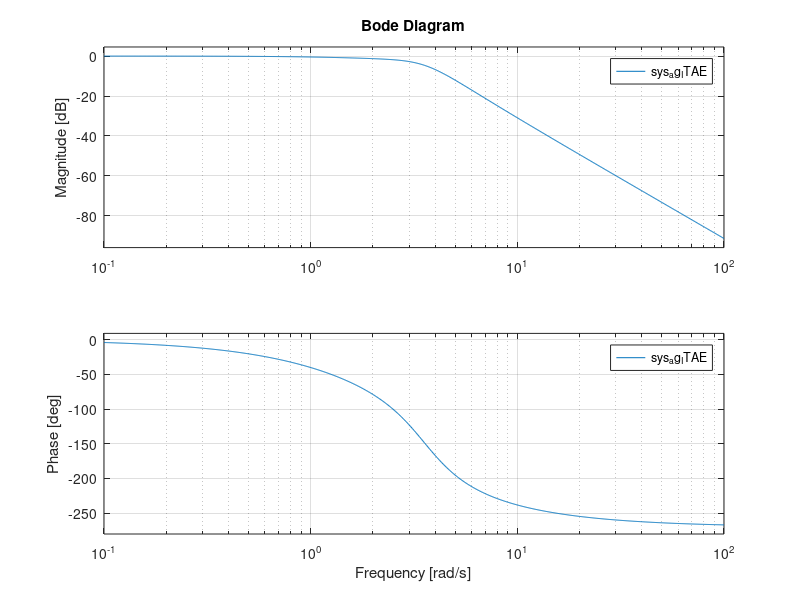
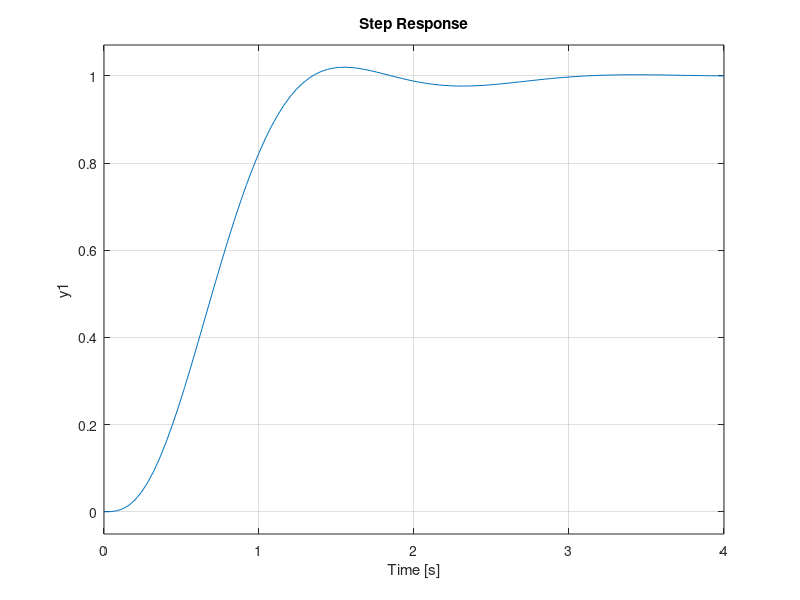
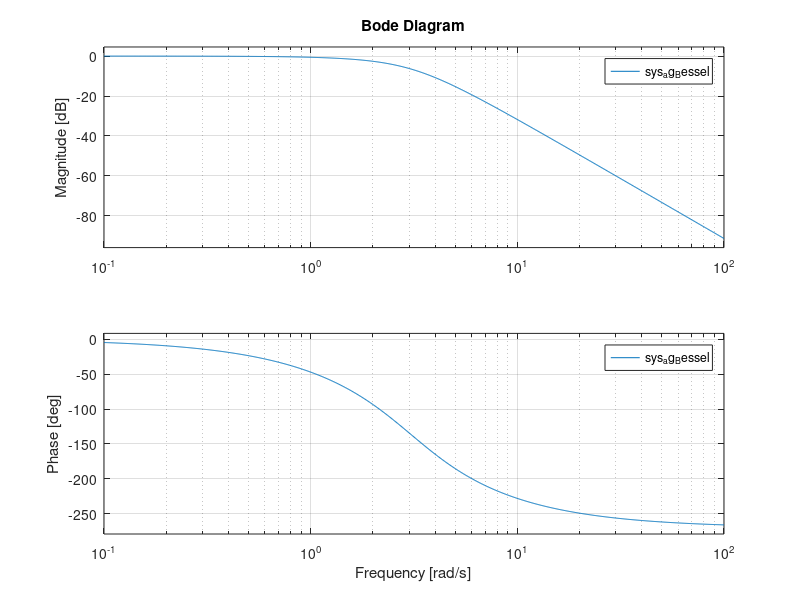
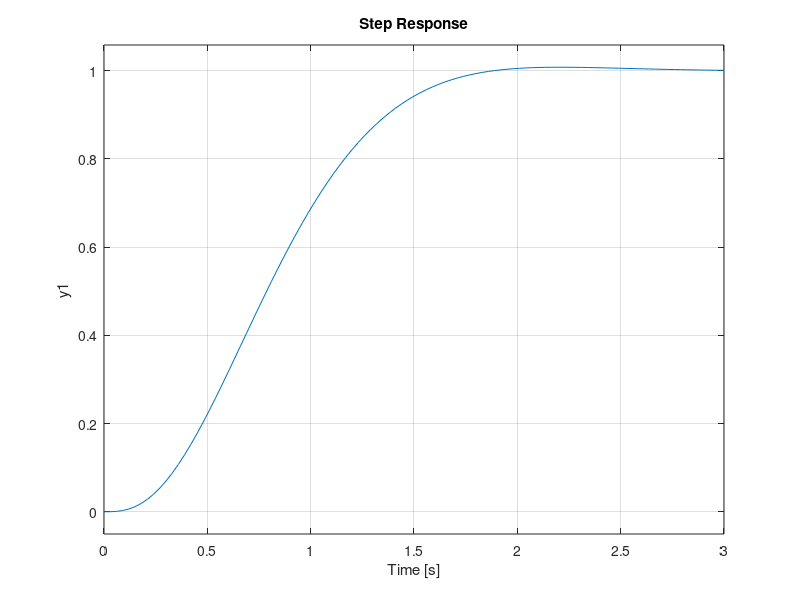

MATLAB code to generate these figures, in order:
% CA1CA3 Briefing MATLAB Demostration (State Augmentation)
clear
close all
%% ---------------------------------------------------------------------- %
% Formulate the Augmented State-Space Model

Fbar = [0,1,0;-1.10,-3.01,0;1,0,0]; % The process matrix for the augmented system
Gu = [0;1;0]; % The input matrix for u
Gr = [0;0;-1]; % The input matrix for r
Gv = [0;1;0]; % Used for Disturbance Analysis; The input matrix for disturbance v
Hbar = [1,0,0]; % The output matrix for y

%% ---------------------------------------------------------------------- %
% Design Using Ackermann's Formula

ITAEPoles = 3*[-0.7081;-0.5210+1.068*1i;-0.5210-1.068*1i];
K_ITAE = acker(Fbar,Gu,ITAEPoles);
sys_ag_ITAE = ss(Fbar-Gu*K_ITAE,Gr,Hbar,0);
% sys_ag_ITAE is already closed-loop system since 'F-GK' is used as the
% process matrix
% There is no need to use function 'feedback' to build the closed-loop
% system
figure(12)
bode(sys_ag_ITAE)
figure(13)
step(sys_ag_ITAE)
grid on

BesselPoles = 3*[-0.9420;-0.7455+0.7112*1i;-0.7455-0.7112*1i];
K_Bessel = acker(Fbar,Gu,BesselPoles);
sys_ag_Bessel = ss(Fbar-Gu*K_Bessel,Gr,Hbar,0);
figure(14)
bode(sys_ag_Bessel)
figure(15)
step(sys_ag_Bessel)
grid on

SODPoles = [-12;-3.6+2.7*1i;-3.6-2.7*1i];
K_SOD = acker(Fbar,Gu,SODPoles);
sys_ag_SOD = ss(Fbar-Gu*K_SOD,Gr,Hbar,0);
figure(16)
bode(sys_ag_SOD)
figure(17)
step(sys_ag_SOD)
grid on

%% ---------------------------------------------------------------------- %
% Design Using LQR

Q_LQR = [1,0,0;0,1,0;0,0,1];
R_LQR = 1;
[K_LQR,~,~] = lqr(Fbar,Gu,Q_LQR,R_LQR);

sys_ag_LQR = ss(Fbar-Gu*K_LQR,Gr,Hbar,0);
figure(18)
bode(sys_ag_LQR)
figure(19)
step(sys_ag_LQR)
grid on

sys_ag_LQR_Control = ss(Fbar-Gu*K_LQR,Gr,-K_LQR,0);
% In sys_ag_LQR_Control, Hbar is changed to -K_LQR
% In this case, MATLAB would treat -K_LQR*x as the output of the system,
% which is nothing else but the control signal
% Therefore, by doing a unit step response analysis, the control signal
% response can be displayed
figure(20)
step(sys_ag_LQR_Control)
grid on

%% ---------------------------------------------------------------------- %
% Disturbance Study

sys_ag_Disturb = ss(Fbar-Gu*K_LQR,Gv,Hbar,0);
% Gr is changed to Gv
% For sys_ag_Disturb, the input matrix is set Gv in order to study the
% system response when disturbance v comes in
% In this case study, the reference signal r is zero.
figure(21)
bode(sys_ag_Disturb)
figure(22)
step(sys_ag_Disturb)
grid on
sys_ag_Disturb_Control = ss(Fbar-Gu*K_LQR,Gv,-K_LQR,0);
figure(23)
step(sys_ag_Disturb_Control)
grid on







